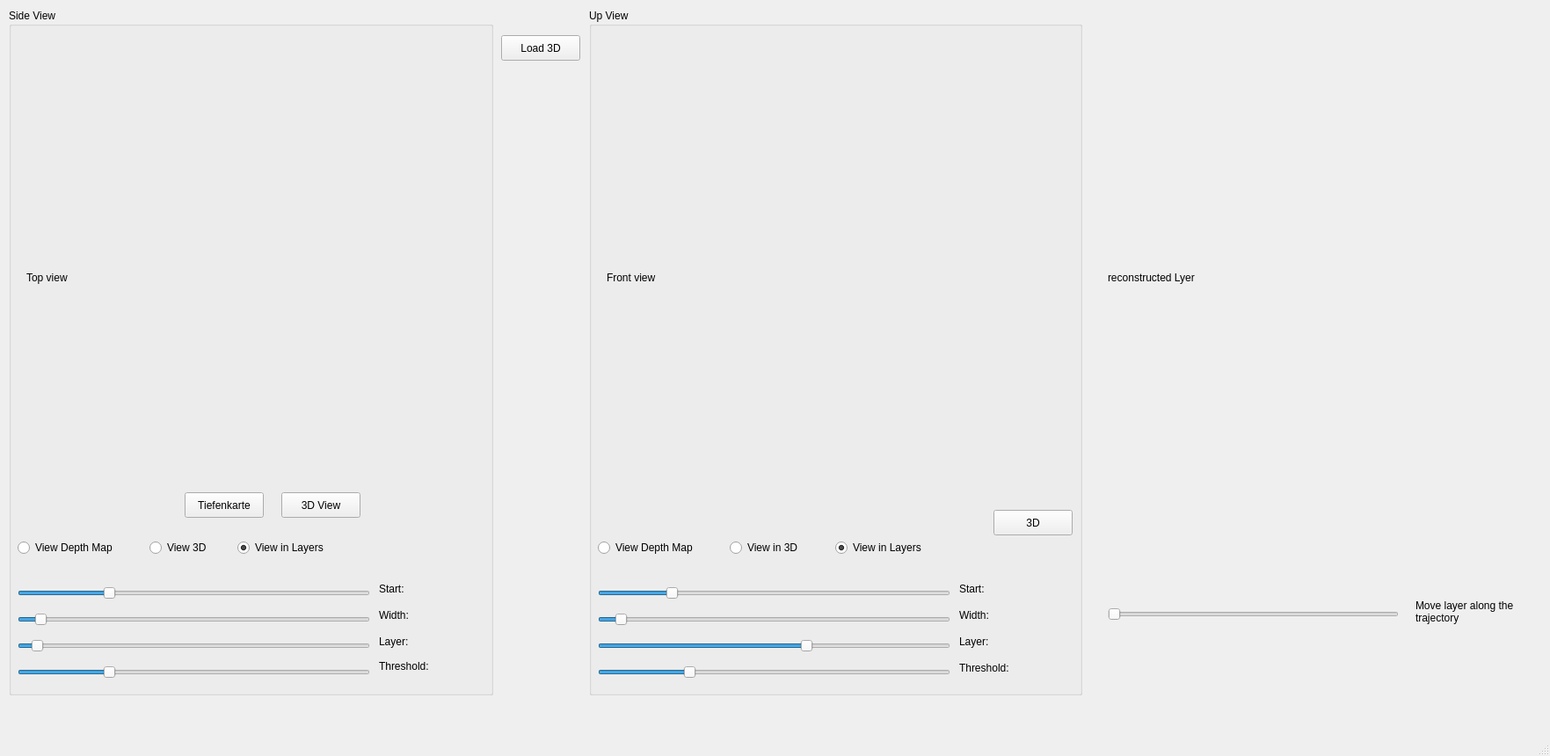
<?xml version="1.0" encoding="UTF-8"?>
<ui version="4.0">
 <class>MainWindow</class>
 <widget class="QMainWindow" name="MainWindow">
  <property name="geometry">
   <rect>
    <x>0</x>
    <y>0</y>
    <width>1763</width>
    <height>860</height>
   </rect>
  </property>
  <property name="sizePolicy">
   <sizepolicy hsizetype="Preferred" vsizetype="Preferred">
    <horstretch>0</horstretch>
    <verstretch>0</verstretch>
   </sizepolicy>
  </property>
  <property name="windowTitle">
   <string>MainWindow</string>
  </property>
  <widget class="QWidget" name="centralwidget">
   <widget class="QLabel" name="label">
    <property name="geometry">
     <rect>
      <x>1260</x>
      <y>60</y>
      <width>512</width>
      <height>512</height>
     </rect>
    </property>
    <property name="text">
     <string>reconstructed Lyer</string>
    </property>
   </widget>
   <widget class="QSlider" name="horizontalSlider">
    <property name="geometry">
     <rect>
      <x>1260</x>
      <y>690</y>
      <width>331</width>
      <height>18</height>
     </rect>
    </property>
    <property name="orientation">
     <enum>Qt::Horizontal</enum>
    </property>
   </widget>
   <widget class="QLabel" name="label_2">
    <property name="geometry">
     <rect>
      <x>1610</x>
      <y>670</y>
      <width>121</width>
      <height>51</height>
     </rect>
    </property>
    <property name="autoFillBackground">
     <bool>false</bool>
    </property>
    <property name="text">
     <string>Move layer along the trajectory</string>
    </property>
    <property name="wordWrap">
     <bool>true</bool>
    </property>
   </widget>
   <widget class="QGroupBox" name="groupBox">
    <property name="geometry">
     <rect>
      <x>10</x>
      <y>10</y>
      <width>551</width>
      <height>781</height>
     </rect>
    </property>
    <property name="title">
     <string>Side View</string>
    </property>
    <widget class="QLabel" name="label_image">
     <property name="geometry">
      <rect>
       <x>20</x>
       <y>50</y>
       <width>512</width>
       <height>512</height>
      </rect>
     </property>
     <property name="frameShape">
      <enum>QFrame::NoFrame</enum>
     </property>
     <property name="lineWidth">
      <number>2</number>
     </property>
     <property name="text">
      <string>Top view</string>
     </property>
    </widget>
    <widget class="QPushButton" name="pushButton_3D">
     <property name="geometry">
      <rect>
       <x>310</x>
       <y>550</y>
       <width>90</width>
       <height>29</height>
      </rect>
     </property>
     <property name="text">
      <string>3D View</string>
     </property>
    </widget>
    <widget class="QPushButton" name="pushButton_Tiefenkarte">
     <property name="geometry">
      <rect>
       <x>200</x>
       <y>550</y>
       <width>90</width>
       <height>29</height>
      </rect>
     </property>
     <property name="text">
      <string>Tiefenkarte</string>
     </property>
    </widget>
    <widget class="QSlider" name="Slider_Threshold">
     <property name="geometry">
      <rect>
       <x>10</x>
       <y>740</y>
       <width>401</width>
       <height>30</height>
      </rect>
     </property>
     <property name="minimum">
      <number>-1024</number>
     </property>
     <property name="maximum">
      <number>3071</number>
     </property>
     <property name="orientation">
      <enum>Qt::Horizontal</enum>
     </property>
    </widget>
    <widget class="QSlider" name="slider_WindowWidth">
     <property name="geometry">
      <rect>
       <x>10</x>
       <y>680</y>
       <width>401</width>
       <height>30</height>
      </rect>
     </property>
     <property name="minimum">
      <number>1</number>
     </property>
     <property name="maximum">
      <number>4095</number>
     </property>
     <property name="value">
      <number>200</number>
     </property>
     <property name="orientation">
      <enum>Qt::Horizontal</enum>
     </property>
    </widget>
    <widget class="QSlider" name="slider_LayerNr">
     <property name="geometry">
      <rect>
       <x>10</x>
       <y>710</y>
       <width>401</width>
       <height>30</height>
      </rect>
     </property>
     <property name="maximum">
      <number>511</number>
     </property>
     <property name="value">
      <number>20</number>
     </property>
     <property name="orientation">
      <enum>Qt::Horizontal</enum>
     </property>
    </widget>
    <widget class="QLabel" name="label_Start">
     <property name="geometry">
      <rect>
       <x>421</x>
       <y>650</y>
       <width>111</width>
       <height>20</height>
      </rect>
     </property>
     <property name="text">
      <string>Start:</string>
     </property>
    </widget>
    <widget class="QLabel" name="label_Layer">
     <property name="geometry">
      <rect>
       <x>421</x>
       <y>710</y>
       <width>121</width>
       <height>20</height>
      </rect>
     </property>
     <property name="text">
      <string>Layer:</string>
     </property>
    </widget>
    <widget class="QSlider" name="slider_StartValue">
     <property name="geometry">
      <rect>
       <x>10</x>
       <y>650</y>
       <width>401</width>
       <height>30</height>
      </rect>
     </property>
     <property name="minimum">
      <number>-1024</number>
     </property>
     <property name="maximum">
      <number>3071</number>
     </property>
     <property name="orientation">
      <enum>Qt::Horizontal</enum>
     </property>
    </widget>
    <widget class="QLabel" name="label_Threshold">
     <property name="geometry">
      <rect>
       <x>421</x>
       <y>740</y>
       <width>121</width>
       <height>16</height>
      </rect>
     </property>
     <property name="text">
      <string>Threshold:</string>
     </property>
    </widget>
    <widget class="QLabel" name="label_Width">
     <property name="geometry">
      <rect>
       <x>421</x>
       <y>680</y>
       <width>111</width>
       <height>20</height>
      </rect>
     </property>
     <property name="text">
      <string>Width:</string>
     </property>
    </widget>
    <widget class="QRadioButton" name="radioButton_ViewLayers">
     <property name="geometry">
      <rect>
       <x>260</x>
       <y>600</y>
       <width>131</width>
       <height>26</height>
      </rect>
     </property>
     <property name="text">
      <string>View in Layers</string>
     </property>
     <property name="checked">
      <bool>true</bool>
     </property>
    </widget>
    <widget class="QRadioButton" name="radioButton_3D">
     <property name="geometry">
      <rect>
       <x>160</x>
       <y>600</y>
       <width>116</width>
       <height>26</height>
      </rect>
     </property>
     <property name="text">
      <string>View 3D</string>
     </property>
    </widget>
    <widget class="QRadioButton" name="radioButton_DepthMap">
     <property name="geometry">
      <rect>
       <x>10</x>
       <y>600</y>
       <width>151</width>
       <height>26</height>
      </rect>
     </property>
     <property name="text">
      <string>View Depth Map</string>
     </property>
    </widget>
   </widget>
   <widget class="QPushButton" name="pushButton_load3D">
    <property name="geometry">
     <rect>
      <x>570</x>
      <y>40</y>
      <width>90</width>
      <height>29</height>
     </rect>
    </property>
    <property name="text">
     <string>Load 3D</string>
    </property>
   </widget>
   <widget class="QGroupBox" name="groupBox_2">
    <property name="geometry">
     <rect>
      <x>670</x>
      <y>10</y>
      <width>561</width>
      <height>781</height>
     </rect>
    </property>
    <property name="title">
     <string>Up View</string>
    </property>
    <widget class="QPushButton" name="pushButton_3D_Front">
     <property name="geometry">
      <rect>
       <x>460</x>
       <y>570</y>
       <width>90</width>
       <height>29</height>
      </rect>
     </property>
     <property name="text">
      <string>3D</string>
     </property>
    </widget>
    <widget class="QLabel" name="label_Start_Front">
     <property name="geometry">
      <rect>
       <x>421</x>
       <y>650</y>
       <width>111</width>
       <height>20</height>
      </rect>
     </property>
     <property name="text">
      <string>Start:</string>
     </property>
    </widget>
    <widget class="QSlider" name="slider_StartValue_Front">
     <property name="geometry">
      <rect>
       <x>10</x>
       <y>650</y>
       <width>401</width>
       <height>30</height>
      </rect>
     </property>
     <property name="minimum">
      <number>-1024</number>
     </property>
     <property name="maximum">
      <number>4095</number>
     </property>
     <property name="orientation">
      <enum>Qt::Horizontal</enum>
     </property>
    </widget>
    <widget class="QSlider" name="slider_LayerNr_Front">
     <property name="geometry">
      <rect>
       <x>10</x>
       <y>710</y>
       <width>401</width>
       <height>30</height>
      </rect>
     </property>
     <property name="minimum">
      <number>0</number>
     </property>
     <property name="maximum">
      <number>511</number>
     </property>
     <property name="value">
      <number>305</number>
     </property>
     <property name="orientation">
      <enum>Qt::Horizontal</enum>
     </property>
    </widget>
    <widget class="QSlider" name="Slider_Threshold_Front">
     <property name="geometry">
      <rect>
       <x>10</x>
       <y>740</y>
       <width>401</width>
       <height>30</height>
      </rect>
     </property>
     <property name="minimum">
      <number>-1024</number>
     </property>
     <property name="maximum">
      <number>3071</number>
     </property>
     <property name="orientation">
      <enum>Qt::Horizontal</enum>
     </property>
    </widget>
    <widget class="QLabel" name="label_Width_Front">
     <property name="geometry">
      <rect>
       <x>421</x>
       <y>680</y>
       <width>111</width>
       <height>20</height>
      </rect>
     </property>
     <property name="text">
      <string>Width:</string>
     </property>
    </widget>
    <widget class="QLabel" name="label_Threshold_Front">
     <property name="geometry">
      <rect>
       <x>421</x>
       <y>740</y>
       <width>121</width>
       <height>20</height>
      </rect>
     </property>
     <property name="text">
      <string>Threshold:</string>
     </property>
    </widget>
    <widget class="QSlider" name="slider_WindowWidth_Front">
     <property name="geometry">
      <rect>
       <x>10</x>
       <y>680</y>
       <width>401</width>
       <height>30</height>
      </rect>
     </property>
     <property name="minimum">
      <number>1</number>
     </property>
     <property name="maximum">
      <number>4095</number>
     </property>
     <property name="value">
      <number>200</number>
     </property>
     <property name="orientation">
      <enum>Qt::Horizontal</enum>
     </property>
    </widget>
    <widget class="QLabel" name="label_Layer_Front">
     <property name="geometry">
      <rect>
       <x>421</x>
       <y>710</y>
       <width>121</width>
       <height>20</height>
      </rect>
     </property>
     <property name="text">
      <string>Layer:</string>
     </property>
    </widget>
    <widget class="QLabel" name="label_image_front">
     <property name="geometry">
      <rect>
       <x>20</x>
       <y>50</y>
       <width>512</width>
       <height>512</height>
      </rect>
     </property>
     <property name="sizePolicy">
      <sizepolicy hsizetype="Preferred" vsizetype="Preferred">
       <horstretch>2</horstretch>
       <verstretch>0</verstretch>
      </sizepolicy>
     </property>
     <property name="frameShape">
      <enum>QFrame::NoFrame</enum>
     </property>
     <property name="frameShadow">
      <enum>QFrame::Plain</enum>
     </property>
     <property name="lineWidth">
      <number>2</number>
     </property>
     <property name="midLineWidth">
      <number>0</number>
     </property>
     <property name="text">
      <string>Front view</string>
     </property>
    </widget>
    <widget class="QRadioButton" name="radioButton_ViewLayersFront">
     <property name="geometry">
      <rect>
       <x>280</x>
       <y>600</y>
       <width>131</width>
       <height>26</height>
      </rect>
     </property>
     <property name="text">
      <string>View in Layers</string>
     </property>
     <property name="checked">
      <bool>true</bool>
     </property>
    </widget>
    <widget class="QRadioButton" name="radioButton_3DFront">
     <property name="geometry">
      <rect>
       <x>160</x>
       <y>600</y>
       <width>116</width>
       <height>26</height>
      </rect>
     </property>
     <property name="text">
      <string>View in 3D</string>
     </property>
    </widget>
    <widget class="QRadioButton" name="radioButton_DepthMapFront">
     <property name="geometry">
      <rect>
       <x>10</x>
       <y>600</y>
       <width>141</width>
       <height>26</height>
      </rect>
     </property>
     <property name="text">
      <string>View Depth Map</string>
     </property>
    </widget>
   </widget>
  </widget>
  <widget class="QMenuBar" name="menubar">
   <property name="geometry">
    <rect>
     <x>0</x>
     <y>0</y>
     <width>1763</width>
     <height>25</height>
    </rect>
   </property>
  </widget>
  <widget class="QStatusBar" name="statusbar"/>
 </widget>
 <resources/>
 <connections/>
</ui>
